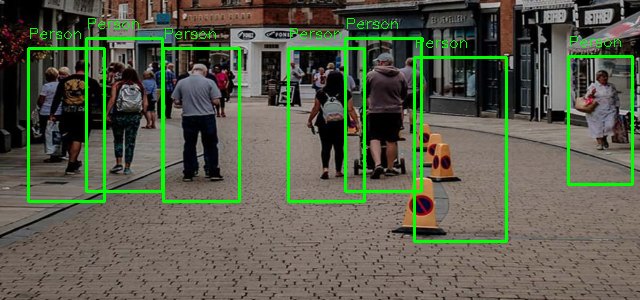
#> input picture 05-Pedestrian-Detection-and-Tracking/pedestrian_detected.png, 640 x 300 px, given as the content of the folder PersonDetection, which was not available
$ jupyter execute --allow-errors HOG_SVM_Custom_Implementation.ipynb   (shell and % lines are left out)
#> lines starting #> are read from the running program, lines starting #| are printed output that depends on the picture; pictures that were not available may be replaced by others from this repository, and a replacement may not be noted
[cell 1]
%cd PersonDetection

[cell 2]
def sliding_window(image, window_size, step_size):
    for y in range(0, image.shape[0], step_size[1]):
        for x in range(0, image.shape[1], step_size[0]):
            yield (x, y, image[y: y + window_size[1], x: x + window_size[0]])

[cell 3]
from skimage.feature import hog
#from skimage.io import imread
import joblib,glob,os,cv2

from sklearn.svm import LinearSVC
from sklearn.model_selection import GridSearchCV, train_test_split
from sklearn import svm, metrics
import numpy as np
from sklearn.preprocessing import LabelEncoder

train_data = []
train_labels = []
pos_im_path = 'DATAIMAGE/positive/'
neg_im_path = 'DATAIMAGE/negative/'
model_path = 'models/models.dat'
# Load the positive features
for filename in glob.glob(os.path.join(pos_im_path,"*.png")):
    fd = cv2.imread(filename,0)
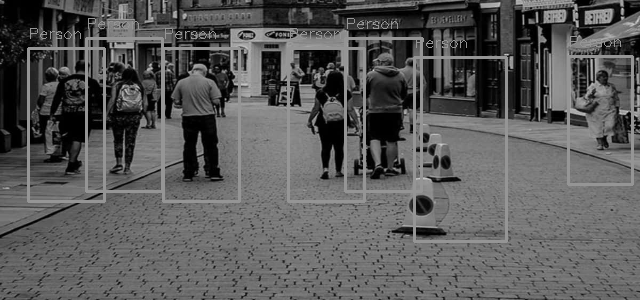
#> fd: shape (300, 640); min 0, max 209, mean 89
    fd = cv2.resize(fd,(64,128))
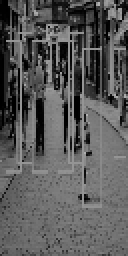
#> fd: shape (128, 64) (shown 2 times larger); min 0, max 177, mean 89.6
    fd = hog(fd,orientations=9,pixels_per_cell=(8,8),visualize=False,cells_per_block=(3,3))
#> fd = 6804 values, max 0.321 at index 4050, min 0 at index 2, mean 0.0855
    train_data.append(fd)
    train_labels.append(1)

# Load the negative features
for filename in glob.glob(os.path.join(neg_im_path,"*.jpg")):
    fd = cv2.imread(filename,0)
    fd = cv2.resize(fd,(64,128))
    fd = hog(fd,orientations=9,pixels_per_cell=(8,8),visualize=False,cells_per_block=(3,3))
    train_data.append(fd)
    train_labels.append(0)
train_data = np.float32(train_data)
train_labels = np.array(train_labels)
print('Data Prepared........')
print('Train Data:',len(train_data))
#| Train Data: 1
print('Train Labels (1,0)',len(train_labels))
print("""
Classification with SVM

""")

model = LinearSVC()
print('Training...... Support Vector Machine')
#> (the rest of this cell did not finish here and is left out)

[cell 4]
import numpy as np
import cv2
import joblib
import Sliding as sd  # your sliding window module
from imutils.object_detection import non_max_suppression
from skimage.feature import hog
from skimage.transform import pyramid_gaussian
from google.colab.patches import cv2_imshow

# =========================
# 1. Configuration
# =========================
image_path = '/content/lichfield-pedestrian-street-scene-thxqx1mq5ecopqbo.jpg'
model_path = 'models/models.dat'

size = (64, 128)        # must match training
step_size = (8, 8)      # faster than (6,6)
downscale = 1.2         # faster pyramid
confidence_threshold = 0.6

# =========================
# 2. Load Image & Model
# =========================
image = cv2.imread(image_path)
#> image is the input picture: shape (300, 640, 3); mean B, G, R 74.9, 93, 88.6

if image is None:
    raise ValueError("❌ Error: Could not load image.")

# Resize for manageable computation
image = cv2.resize(image, (640, 400))
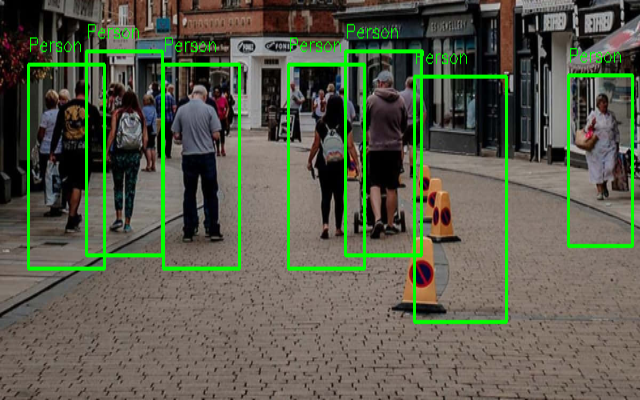
#> image: shape (400, 640, 3); mean B, G, R 74.9, 93, 88.6

# Optional ROI cropping (skip sky/background)
image = image[100:400, :]
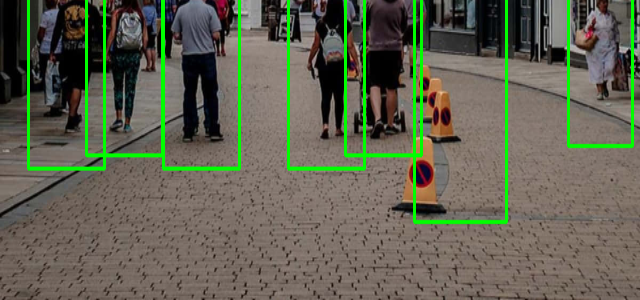
#> image: shape (300, 640, 3); mean B, G, R 82, 99.3, 97.7

#> (the rest of this cell did not finish here and is left out)

[cell 5]
import cv2
import numpy as np
from imutils.object_detection import non_max_suppression
from google.colab import files

# =========================
# 1. Paths
# =========================
input_video_path = '/content/pedestrian.mp4'
output_video_path = '/content/pedestrian_fast.mp4'

# =========================
# 2. HOG Detector
# =========================
hog = cv2.HOGDescriptor()
hog.setSVMDetector(cv2.HOGDescriptor_getDefaultPeopleDetector())

# =========================
# 3. Video Setup
# =========================
cap = cv2.VideoCapture(input_video_path)

if not cap.isOpened():
    raise ValueError("❌ Could not open video")

fps = int(cap.get(cv2.CAP_PROP_FPS))

# Lower resolution → MUCH faster
out_width, out_height = 640, 360

fourcc = cv2.VideoWriter_fourcc(*'mp4v')
out = cv2.VideoWriter(output_video_path, fourcc, fps, (out_width, out_height))

# =========================
# 4. Parameters (balanced)
# =========================
confidence_threshold = 0.4
overlap_thresh = 0.3

frame_count = 0

print(" Processing ...")

# =========================
# 5. Frame Loop
# =========================
while True:
    ret, frame = cap.read()
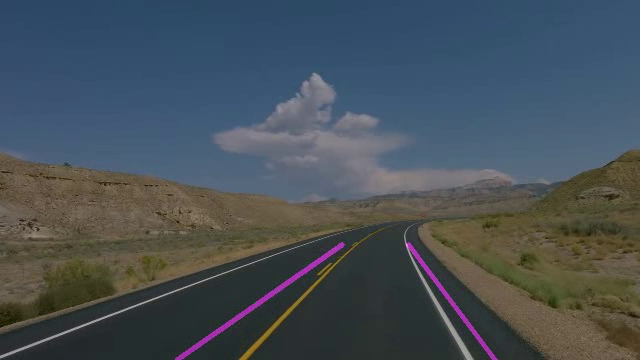
#> input picture frame 45 of 05-Pedestrian-Detection-and-Tracking/lane_detection_hough.mp4, 640 x 360 px, given in place of pedestrian.mp4, which was not available
#> frame is the input picture: shape (360, 640, 3); mean B, G, R 87.7, 80.7, 71.7
    if not ret:
        break

    frame_count += 1

    # Resize smaller → speed boost
    frame = cv2.resize(frame, (out_width, out_height))

    # Skip frames (HUGE speed gain)
    if frame_count % 2 != 0:
        out.write(frame)
        continue

    # Detection (balanced parameters)
    rects, weights = hog.detectMultiScale(
        frame,
        winStride=(8, 8),
        padding=(8, 8),
        scale=1.2
    )

    # Filter detections
    rects_filtered = []
    scores = []

    for (x, y, w, h), weight in zip(rects, weights):
        if weight > confidence_threshold:
            rects_filtered.append([x, y, x+w, y+h])
            scores.append(weight)

    # Apply NMS
    if len(rects_filtered) > 0:
        pick = non_max_suppression(
            np.array(rects_filtered),
            probs=np.array(scores),
            overlapThresh=overlap_thresh
        )

        # Draw boxes
        for (x1, y1, x2, y2) in pick:
            cv2.rectangle(frame, (x1, y1), (x2, y2), (0,255,0), 2)
            cv2.putText(frame, "Pedestrian", (x1, y1-10),
                        cv2.FONT_HERSHEY_SIMPLEX, 0.5, (0,255,0), 2)

    out.write(frame)

    if frame_count % 30 == 0:
        print(f"Processed {frame_count} frames...")

# =========================
# 6. Finish
# =========================
cap.release()
out.release()

print(f"✅ Done! Frames: {frame_count}")
print(f"📁 Saved: {output_video_path}")

# Download
files.download(output_video_path)
